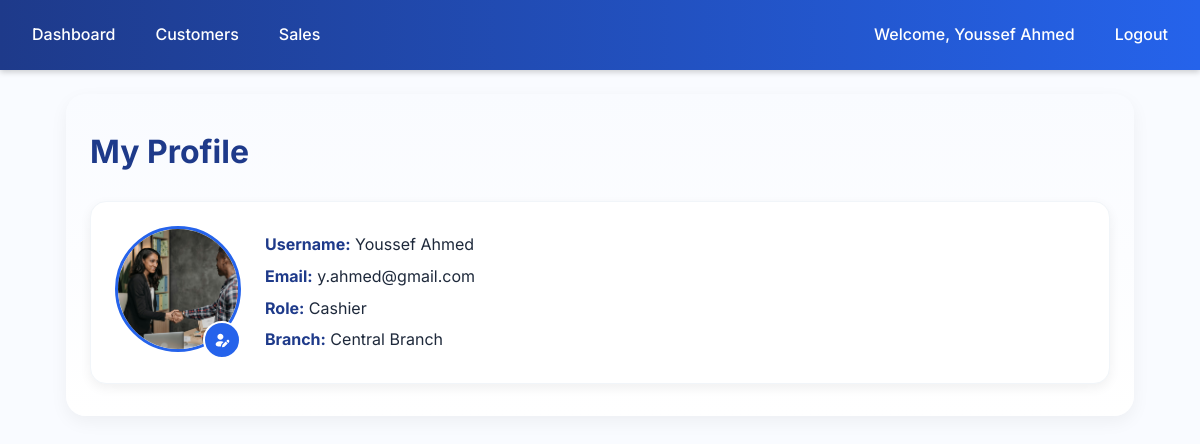
The page /accounts/profile/ (signed in) on the database its author committed.
### accounts/models.py (models this page shows, shortened)
class User(AbstractUser):
    ROLE_CHOICES = (
        ('admin', 'Admin'),
        ('manager', 'Manager'),
        ('cashier', 'Cashier'),
    )
    role = models.CharField(max_length=20, choices=ROLE_CHOICES, default='cashier')
    branch = models.ForeignKey('branches.Branch', null=True, blank=True, on_delete=models.SET_NULL)
    added_by = models.ForeignKey(
        'self', null=True, blank=True, on_delete=models.SET_NULL, related_name='added_users'
    )
    profile_image = models.ImageField(upload_to="profiles/", null=True, blank=True)

### branches/models.py (models this page shows, shortened)
class Branch(models.Model):
    name = models.CharField(max_length=100)
    address = models.TextField(blank=True, null=True)
    city = models.CharField(max_length=50, blank=True, null=True)
    phone = models.CharField(max_length=20, blank=True, null=True)
    email = models.EmailField(blank=True, null=True)
    website = models.URLField(blank=True, null=True)

### accounts/views.py (the view)
# urls.py: path("profile/", views.profile_view, name="profile"),
@login_required
def profile_view(request):
    return render(request, "accounts/profile.html", {"user": request.user})

### accounts/templates/accounts/profile.html (shortened to what this page needs)
{% extends "accounts/layout.html" %}
{% load static %}
{% block content %}
<div class="profile-container">
    <h1 class="page-title">My Profile</h1>
    <div class="profile-card">
        <div class="profile-photo">
            {% if user.profile_image %}
                <img src="{{ user.profile_image.url }}" alt="Profile Photo" id="profile-img">
            {% else %}
                <img src="{% static 'images/default-avatar.svg' %}" alt="Default Profile" id="profile-img">
            {% endif %}
            <label for="profile-input" class="edit-icon">
                <img src="{% static 'images/user-pen-solid-full.svg' %}" alt="Edit Profile">
            </label>
        </div>
        <div class="profile-info">
            <p><strong>Username:</strong> {{ user.username }}</p>
            <p><strong>Email:</strong> {{ user.email }}</p>
            <p><strong>Role:</strong> {{ user.role|capfirst }}</p>
            <p><strong>Branch:</strong>
                {% if user.branch %}
                    {{ user.branch.name }}
                {% else %}
                    All Branches
                {% endif %}
            </p>
        </div>
    </div>
</div>
{% endblock %}

### accounts/templates/accounts/layout.html (shortened to what this page needs)
{% load static %}
<!DOCTYPE html>
<html lang="en">
<head>
    <link rel="stylesheet" href="{% static 'css/styles.css' %}">
    <link rel="stylesheet" href="https://cdn.jsdelivr.net/npm/bootstrap-icons@1.11.1/font/bootstrap-icons.css">
</head>
<body>
    {% if user.is_authenticated and request.resolver_match.url_name != "login" %}
        <nav class="navbar">
            <a href="{% url 'accounts:dashboard' %}">Dashboard</a>
            {% if user.is_superuser %}
                <a href="{% url 'accounts:manage_users' %}">Manage Users</a>
                <a href="{% url 'branches:index' %}">Branches</a>
                <a href="{% url 'inventory:index' %}">Inventory</a>
                <a href="{% url 'inventory:supplier_list' %}?branch={{ user.branch.id }}">Suppliers</a>
            {% elif user.role == "manager" %}
                <a href="{% url 'reports:dashboard' %}?branch={{ user.branch.id }}">Reports</a>
            {% elif user.role == "cashier" %}
                <a href="{% url 'customers:index' %}?branch={{ user.branch.id }}">Customers</a>
                <a href="{% url 'sales:pos' %}?branch={{ user.branch.id }}">Sales</a>
            {% endif %}
            <span class="navbar-text" style="margin-left: auto;">
                <a href="{% url 'accounts:profile' %}">Welcome, {{ user.get_full_name|default:user.username }}</a>
            </span>
            <a href="{% url 'accounts:logout' %}">Logout</a>
        </nav>
    {% endif %}
    <main class="container">
        {% block content %}{% endblock %}
    </main>
</body>
</html>

### accounts/static/css/styles.css (style rules this page uses)
:root { --blue-dark: #1e3a8a; --blue: #2563eb; --blue-light: #3b82f6; --blue-lighter: #60a5fa; --blue-soft: #93c5fd; --red-dark: #b91c1c; --red: #ef4444; --red-light: #f87171; --green-dark: #15803d; --green: #16a34a; --green-light: #22c55e; --green-lighter: #4ade80; --green-soft: #bbf7d0; --teal-dark: #0f766e; --teal: #14b8a6; --teal-light: #2dd4bf; --teal-lighter: #5eead4; --teal-soft: #ccfbf1; --yellow-dark: #d97706; --yellow: #facc15; --yellow-light: #fde047; --gray-dark: #1f2937; --gray: #6b7280; --gray-light: #d1d5db; --gray-lighter: #f3f4f6; --gray-soft: #e5e7eb; --bg-light: #f9fbff; --text-dark: #1e293b; --text-muted: #64748b; }
body { font-family: "Inter", sans-serif; background: var(--bg-light); color: var(--text-dark); margin: 0; line-height: 1.6; }
a { text-decoration: none; color: inherit; }
.navbar { background: linear-gradient(90deg, var(--blue-dark), var(--blue)); padding: 14px 20px; display: flex; gap: 16px; align-items: center; color: #fff; box-shadow: 0 2px 6px rgba(0, 0, 0, 0.2); }
.navbar a { color: #fff; padding: 8px 12px; border-radius: 6px; font-weight: 500; transition: background 0.2s, transform 0.2s; }
.container { max-width: 85%; margin: 24px auto; padding: 32px 24px; background: linear-gradient(180deg, #f9fbff 0%, #ffffff 100%); border-radius: 20px; box-shadow: 0 6px 18px rgba(0, 0, 0, 0.05); animation: fadeIn 0.6s ease-in-out; }
.page-title { font-size: 1.5rem; font-weight: 700; color: var(--blue-dark); margin: 0; margin-bottom: 3vh; }
.profile-card { display: flex; justify-content: space-between; align-items: center; gap: 24px; padding: 24px; background: #fff; border-radius: 16px; border: 1px solid #f1f5f9; box-shadow: 0 4px 12px rgba(0, 0, 0, 0.06); transition: transform 0.2s, box-shadow 0.25s, background 0.3s; }
.profile-info { flex: 1; }
.profile-info p { font-size: 1rem; color: var(--text-dark); margin: 6px 0; }
.profile-info strong { color: var(--blue-dark); }
.profile-photo { position: relative; flex-shrink: 0; }
.profile-photo img { width: 120px; height: 120px; border-radius: 50%; border: 3px solid var(--blue); object-fit: cover; transition: transform 0.25s, box-shadow 0.25s; cursor: pointer; }
.edit-icon { position: absolute; bottom: 0; right: 0; background: var(--blue); border-radius: 50%; padding: 6px; cursor: pointer; border: 2px solid #fff; transition: transform 0.25s, background 0.25s; }
.edit-icon img { width: 16px; height: 16px; display: block; }
.page-title { font-size: 1.8rem; font-weight: 700; color: var(--blue-dark); margin-bottom: 1rem; }
.page-title { font-size: 2rem; margin-bottom: 1.5rem; color: var(--blue-dark); font-weight: 700; }

### rows shown on the page
User: get_full_name "Youssef Ahmed", profile_image (picture), username "Youssef Ahmed", email "y.ahmed@gmail.com", role "Cashier", branch.name "Central Branch"
